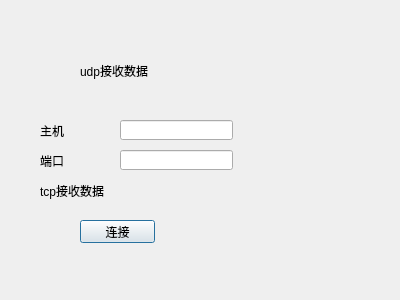
<?xml version="1.0" encoding="UTF-8"?>
<ui version="4.0">
 <class>Receiver</class>
 <widget class="QDialog" name="Receiver">
  <property name="geometry">
   <rect>
    <x>0</x>
    <y>0</y>
    <width>400</width>
    <height>300</height>
   </rect>
  </property>
  <property name="windowTitle">
   <string>Receiver</string>
  </property>
  <widget class="QLabel" name="label">
   <property name="geometry">
    <rect>
     <x>80</x>
     <y>50</y>
     <width>191</width>
     <height>41</height>
    </rect>
   </property>
   <property name="text">
    <string>udp接收数据</string>
   </property>
  </widget>
  <widget class="QLabel" name="label_2">
   <property name="geometry">
    <rect>
     <x>40</x>
     <y>150</y>
     <width>71</width>
     <height>21</height>
    </rect>
   </property>
   <property name="text">
    <string>端口</string>
   </property>
  </widget>
  <widget class="QLabel" name="label_3">
   <property name="geometry">
    <rect>
     <x>40</x>
     <y>120</y>
     <width>71</width>
     <height>21</height>
    </rect>
   </property>
   <property name="text">
    <string>主机</string>
   </property>
  </widget>
  <widget class="QLineEdit" name="hostLineEdit">
   <property name="geometry">
    <rect>
     <x>120</x>
     <y>120</y>
     <width>113</width>
     <height>20</height>
    </rect>
   </property>
  </widget>
  <widget class="QLineEdit" name="portLineEdit">
   <property name="geometry">
    <rect>
     <x>120</x>
     <y>150</y>
     <width>113</width>
     <height>20</height>
    </rect>
   </property>
  </widget>
  <widget class="QLabel" name="messageLabel">
   <property name="geometry">
    <rect>
     <x>40</x>
     <y>180</y>
     <width>201</width>
     <height>21</height>
    </rect>
   </property>
   <property name="text">
    <string>tcp接收数据</string>
   </property>
  </widget>
  <widget class="QPushButton" name="connectButton">
   <property name="geometry">
    <rect>
     <x>80</x>
     <y>220</y>
     <width>75</width>
     <height>23</height>
    </rect>
   </property>
   <property name="text">
    <string>连接</string>
   </property>
  </widget>
 </widget>
 <layoutdefault spacing="6" margin="11"/>
 <resources/>
 <connections/>
</ui>
